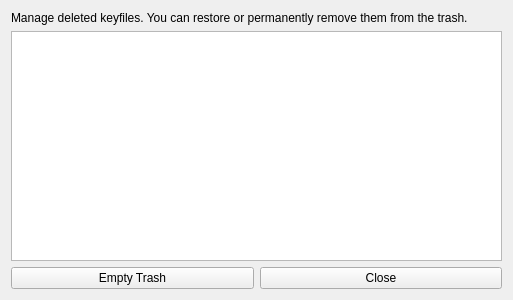
<?xml version="1.0" encoding="UTF-8"?>
<ui version="4.0">
 <class>Trash</class>
 <widget class="QWidget" name="Trash">
  <property name="geometry">
   <rect>
    <x>0</x>
    <y>0</y>
    <width>513</width>
    <height>300</height>
   </rect>
  </property>
  <property name="minimumSize">
   <size>
    <width>0</width>
    <height>0</height>
   </size>
  </property>
  <property name="windowTitle">
   <string>Deleted Keyfiles</string>
  </property>
  <layout class="QVBoxLayout" name="verticalLayout_2">
   <item>
    <widget class="QLabel" name="label">
     <property name="text">
      <string>Manage deleted keyfiles. You can restore or permanently remove them from the trash.</string>
     </property>
    </widget>
   </item>
   <item>
    <layout class="QVBoxLayout" name="tableLayout">
     <item>
      <widget class="QTableWidget" name="tableWidget"/>
     </item>
    </layout>
   </item>
   <item>
    <layout class="QHBoxLayout" name="horizontalLayout_4">
     <item>
      <widget class="QPushButton" name="emptyButton">
       <property name="minimumSize">
        <size>
         <width>0</width>
         <height>0</height>
        </size>
       </property>
       <property name="toolTip">
        <string>Confirm your selections</string>
       </property>
       <property name="text">
        <string>Empty Trash</string>
       </property>
      </widget>
     </item>
     <item>
      <widget class="QPushButton" name="closeButton">
       <property name="toolTip">
        <string>Cancel and Close</string>
       </property>
       <property name="text">
        <string>Close</string>
       </property>
      </widget>
     </item>
    </layout>
   </item>
  </layout>
 </widget>
 <resources/>
 <connections/>
</ui>
